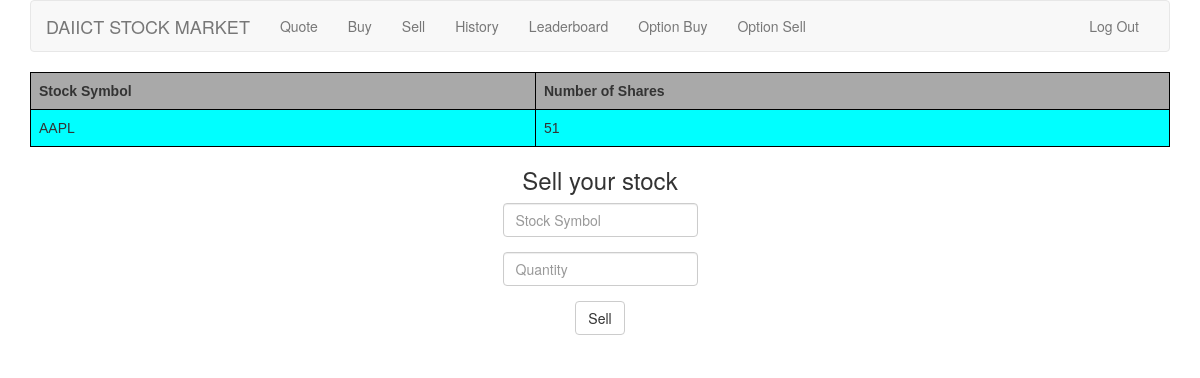
Page /sell/ (signed in) on the earlier database version.
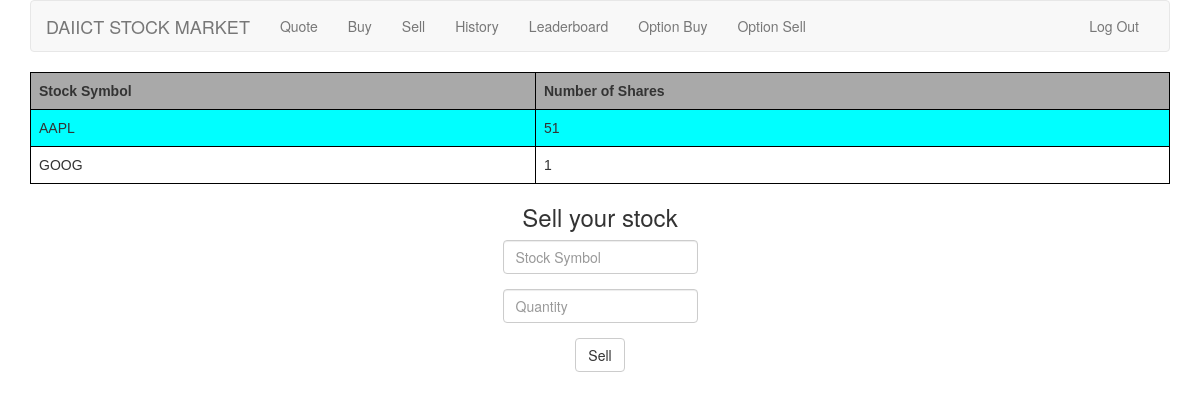
Same page on the later database version.
### tables this page shows
CREATE TABLE "transactions"
(
    id INTEGER PRIMARY KEY NOT NULL,
    user_id INTEGER NOT NULL,
    symbol TEXT NOT NULL,
    price REAL NOT NULL,
    quantity INTEGER NOT NULL,
    transaction_date TEXT NOT NULL,
    FOREIGN KEY(user_id) REFERENCES users(id)
);

### application.py (the view, shortened to what this page needs)
@app.route("/sell/", methods=["GET", "POST"])
@login_required
def sell():
    if request.method == "GET":
        available = c.execute("SELECT symbol, sum(quantity) FROM transactions WHERE user_id = ? GROUP BY symbol",
                              [session["user_id"]]).fetchall()
        return render_template("sell.html", available=available)

### helpers.py (called while the page is built)
def login_required(f):
    @wraps(f)
    def decorated_function(*args, **kwargs):
        if session.get("user_id") is None:
            return redirect(url_for("login", next=request.url))
        return f(*args, **kwargs)
    return decorated_function

### templates/sell.html (shortened to what this page needs)
{% extends "layout.html" %}
{% block main %}
    <table>
        <tr>
            <th>Stock Symbol</th>
            <th>Number of Shares</th>
        </tr>
        {% for row in available %}
            <tr>
                <td>{{ row[0] }}</td>
                <td>{{ row[1] }}</td>
            </tr>
        {% endfor %}
    </table>
    <form action="{{ url_for('sell') }}" method="post">
        <h3>Sell your stock</h3>
        <fieldset>
            <div class="form-group">
                <input autocomplete="off" autofocus class="form-control" name="stock-symbol" placeholder="Stock Symbol"
                       type="text"/>
            </div>
            <div class="form-group">
                <input autocomplete="off" autofocus class="form-control" name="stock-quantity" placeholder="Quantity"
                       type="text"/>
            </div>
            <div class="form-group">
                <button class="btn btn-default" type="submit">Sell</button>
            </div>
        </fieldset>
    </form>
{% endblock %}

Differences in the rows shown:
added transactions: symbol "GOOG", quantity "1"
